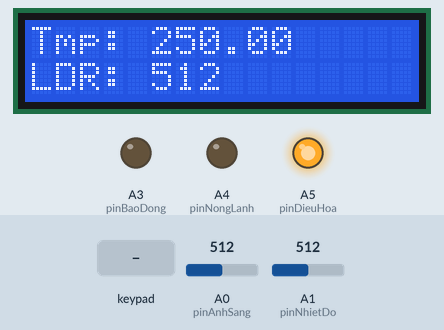
A sketch run on a simulated Arduino Uno, built with avr-gcc and run on an emulated ATmega328P. Parts: 16×2 character LCD, output pins drawn as LEDs (lit = HIGH). Wiring (inferred from the names in the program): 2×4 keypad with keys 1 2 3 A 4 5 6 B: rows pin 12, pin 13; columns pin 11, pin 10, pin 9, pin 8. Inputs (shaded band) come from the test bench; at power-on: A1 (pinNhietDo) = 512, A0 (pinAnhSang) = 512. Pins used as bus, display or sensor lines are not drawn; what the sketch prints to the serial monitor is not drawn.

Above: at 1.2 s.
1.3 s: keypad keys 1 2 3 4 pressed 0.4 s apart
At 3.8 s:
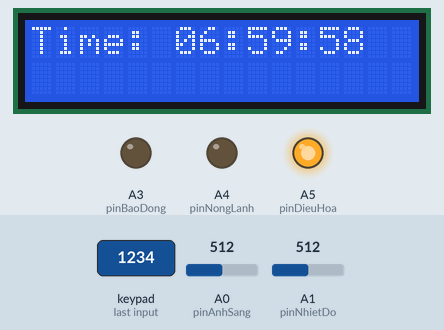
4.4 s: A1 (pinNhietDo) set to 53
6.5 s: A1 (pinNhietDo) set to 44
At 7.8 s:
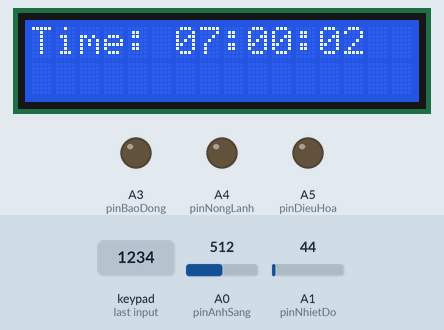
10.7 s: key '2' pressed
At 11.6 s:
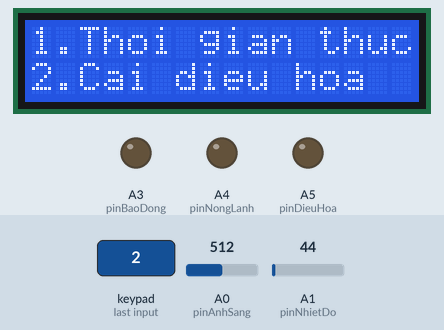
12.2 s: key '1' pressed
At 12.9 s:
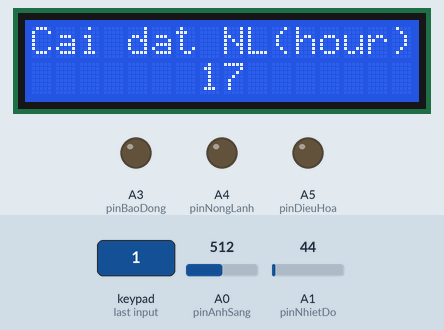
13.7 s: keypad keys 1 2 3 4 A pressed 0.4 s apart
At 15.17 s:
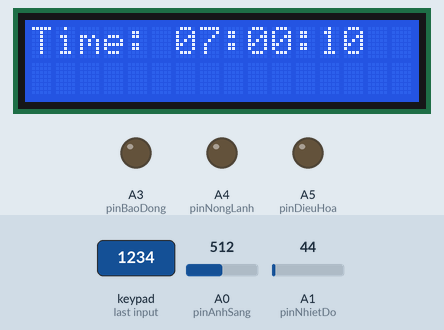
Timing chart, 0 to 16.7 s (numbered marks = the images above; inputs shaded):
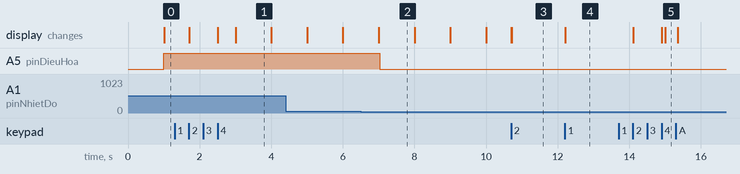

The sketch:

project.ino
```cpp
#include <LiquidCrystal.h>

// keypad 4x4
#define hang1 13
#define hang2 12
#define cot1 11
#define cot2 10
#define cot3 9
#define cot4 8

// dong co (rem cua)
// Serial

// cam bien anh sanh
#define pinAnhSang A0

// cam bien nhiet do
#define pinNhietDo A1

// bao dong
#define pinBaoDong A3

// binh nong lanh (led xanh)
#define pinNongLanh A4

// dieu hoa (led do)
#define pinDieuHoa A5

// gia lap mo cua
#define pinMoCua A2

// lcd
LiquidCrystal lcd(7, 6, 5, 4, 3, 2);

unsigned long thoiGianBatDau = 6*3600L + 59*60 + 55;
int hour = 0;
int minute = 0;
int second = 0;

double nhietDo = 0;
int anhSang = 0;

int caiDatDieuHoa = 28;
int caiDatRemCua = 500;
int caiDatNongLanh = 17;

int cheDo = 0;
int trangThai = 1;

void setup() {
    Serial.begin(9600);

    lcd.begin(16, 2);

    pinMode(pinMoCua, INPUT_PULLUP);

    pinMode(pinNongLanh, OUTPUT);
    pinMode(pinDieuHoa, OUTPUT);
    pinMode(pinBaoDong, OUTPUT);

    pinMode(hang1, OUTPUT);
    pinMode(hang2, OUTPUT);
    pinMode(cot1, INPUT_PULLUP);
    pinMode(cot2, INPUT_PULLUP);
    pinMode(cot3, INPUT_PULLUP);
    pinMode(cot4, INPUT_PULLUP);
}

char scanMatrix() {
    // bật hàng 1 và tắt tất cả các hàng còn lại rồi xét cột
    digitalWrite(hang1, LOW);
    digitalWrite(hang2, HIGH);
    if (digitalRead(cot1) == 0) return '1';
    if (digitalRead(cot2) == 0) return '2';
    if (digitalRead(cot3) == 0) return '3';
    if (digitalRead(cot4) == 0) return 'A';

    // bật hàng 2 và tắt tất cả các hàng còn lại rồi xét cột
    digitalWrite(hang1, HIGH);
    digitalWrite(hang2, LOW);
    if (digitalRead(cot1) == 0) return '4';
    if (digitalRead(cot2) == 0) return '5';
    if (digitalRead(cot3) == 0) return '6';
    if (digitalRead(cot4) == 0) return 'B';

    return '?';
}

char prevCode = '?';

char scanMatrixOneTouch() {
    char code = scanMatrix();
    if (code != prevCode) {
        prevCode = code;
        return code;
    }
    return '?';
}

unsigned long prevMillis = 0;
int tang(int in, int step) {
    unsigned long curMillis = millis();
    if (curMillis - prevMillis >= 300) {
        prevMillis = curMillis;
        in += step;
    }
    return in;
}

void capNhatThoiGian() {
    unsigned long time = millis() / 1000 + thoiGianBatDau;
    hour = int(time / 3600 % 24);
    minute = int(time / 60 % 60);
    second = int(time % 60);
}

String formatThoiGian() {
    String res = "";
    res += char(hour/10 % 10 + '0');
    res += char(hour % 10 + '0');
    res += ":";
    res += char(minute/10 % 10 + '0');
    res += char(minute % 10 + '0');
    res += ":";
    res += char(second/10 % 10 + '0');
    res += char(second % 10 + '0');
    return res;
}

void capNhatAnhSangNhietDo() {
    anhSang = analogRead(pinAnhSang);
    double dienAp = analogRead(pinNhietDo) * 5.0 / 1024.0;
    nhietDo = dienAp * 100.0;
}

void hienThiManHinhChinh() {
    lcd.setCursor(0, 0);
    lcd.print("Tmp: ");
    lcd.print(nhietDo);
    lcd.setCursor(0, 1);
    lcd.print("LDR: ");
    lcd.print(anhSang);
    lcd.print("  ");
}

void log() {
    Serial.print("Time: ");
    Serial.print(formatThoiGian());

    Serial.print(" Tmp: ");
    Serial.print(nhietDo);

    Serial.print(" LDR: ");
    Serial.println(anhSang);
}

void hienThiMenu(int trangThai) {
    if (trangThai == 1) {
        lcd.setCursor(0, 0);
        lcd.print("1.Thoi gian thuc");
        lcd.setCursor(0, 1);
        lcd.print("2.Cai dieu hoa");
    }
    if (trangThai == 2) {
        lcd.setCursor(0, 0);
        lcd.print("3.Cai rem cua");
        lcd.setCursor(0, 1);
        lcd.print("4.Cai nong lanh");
    }
}

void hienThiThoiGian() { // menu 1
    lcd.setCursor(0, 0);
    lcd.print("Time: ");
    lcd.print(formatThoiGian());
}

void hienThiCaiDatDieuHoa() { // menu 2
    lcd.setCursor(0, 0);
    lcd.print("Cai dat nhiet do:");
    lcd.setCursor(7, 1);
    lcd.print(caiDatDieuHoa);
}

void hienThiCaiDatRemCua() { // menu 3
    lcd.setCursor(0, 0);
    lcd.print("Cai dat rem cua");
    lcd.setCursor(7, 1);
    lcd.print(caiDatRemCua);
}

void hienThiCaiDatNongLanh() { // menu 4
    lcd.setCursor(0, 0);
    lcd.print("Cai dat NL(hour)");
    lcd.setCursor(7, 1);
    lcd.print(caiDatNongLanh);
}

void exitBtn(String mess, char c) {
    if (c == '5' || c == 'B') {
        cheDo = 5;
        lcd.clear();
        Serial.println(mess);
        trangThai = 1;
    }
}

void selectBtn(char c) {
    if (c == '1') {
        Serial.println("Ban vua vao thoi gian thuc");
        lcd.clear();
        cheDo = 1;
        trangThai = 1;
    }
    if (c == '2') {
        Serial.println("Ban vua vao cai dat dieu hoa");
        lcd.clear();
        cheDo = 2;
        trangThai = 1;
        Serial.print("Dieu hoa se bat o ");
        Serial.print(caiDatDieuHoa);
        Serial.print(" va tat o ");
        Serial.println(caiDatDieuHoa-5);
    }
    if (c == '3') {
        Serial.println("Ban vua vao cai dat rem cua");
        lcd.clear();
        cheDo = 3;
        trangThai = 1;
        Serial.print("Rem cua se mo luc ");
        Serial.println(caiDatRemCua);
    }
    if (c == '4') {
        Serial.println("Ban vua vao cai dat nong lanh");
        lcd.clear();
        cheDo = 4;
        trangThai = 1;
        Serial.print("Binh nong lanh se mo luc ");
        Serial.print(caiDatNongLanh);
        Serial.println("h va tat sau 10p");
    }
    if (c == '5' || c == 'B') {
        cheDo = 0;
        lcd.clear();
        Serial.println("Ban vua thoat khoi menu");
    }
}

void kiemTraDieuHoa() {
    int alpha = 1;
    if (nhietDo >= caiDatDieuHoa && digitalRead(pinDieuHoa) == LOW) {
        digitalWrite(pinDieuHoa, HIGH);
        Serial.println("Dieu hoa da bat");
    }
    if (nhietDo <= caiDatDieuHoa - 5 && digitalRead(pinDieuHoa) == HIGH) {
        digitalWrite(pinDieuHoa, LOW);
        Serial.println("Dieu hoa da tat");
    }
}

int trangThaiRemCua = 0;
void kiemTraRemCua() {
    int alpha = 50;
    if (anhSang >= caiDatRemCua + alpha && trangThaiRemCua == 0) {
        trangThaiRemCua = 1;
        Serial.println("Rem da mo/");
    }
    if (anhSang <= caiDatRemCua - alpha && trangThaiRemCua == 1) {
        trangThaiRemCua = 0;
        Serial.println("Rem da dong/");
    }
}

void kiemTraNongLanh() {
    if (caiDatNongLanh == hour && minute>=0 && minute<=9) {
        if (digitalRead(pinNongLanh) == LOW) {
            digitalWrite(pinNongLanh, HIGH);
            Serial.println("Binh nong lanh da bat");
        }
    }
    else {
        if (digitalRead(pinNongLanh) == HIGH) {
            digitalWrite(pinNongLanh, LOW);
            Serial.println("Binh nong lanh da tat");
        }
    }
}

int thoiGianBaoDong = 0;
void kiemTraCua() {
    if ((hour >= 22 || hour < 6) && digitalRead(pinMoCua) == 0) {
        Serial.println("Cua da mo");
        digitalWrite(pinBaoDong, HIGH);
        thoiGianBaoDong = 1000; // (10s)
    }
    else if (thoiGianBaoDong > 0) {
        --thoiGianBaoDong;
        if (thoiGianBaoDong == 0) {
            digitalWrite(pinBaoDong, LOW);
        }
    }
}

unsigned long time1, time2, time3;

void loop() {
    capNhatThoiGian();

    if (millis() - time1 > 1000) { // moi giay cap nhat 1 lan
        capNhatAnhSangNhietDo();
        kiemTraDieuHoa();
        kiemTraRemCua();
        kiemTraNongLanh();
        // Ban serial
        log();
        time1 = millis();
    }

    if (millis() - time2 > 10) { // moi giay kiem tra 100 lan
        kiemTraCua();
        time2 = millis();
    }

    switch (cheDo) {
        case (0): // man hinh chinh
        {
            hienThiManHinhChinh();
            if (scanMatrixOneTouch() == '5') {
                cheDo = 5;
                Serial.println("Ban da vao menu");
                trangThai = 1;
                lcd.clear();
            }
            break;
        }
        case (1): // thoi gian thuc
        {
            char c = scanMatrixOneTouch();
            hienThiThoiGian();
            exitBtn("Ban vua thoat khoi thoi gian thuc", c);
            break;
        }
        case (2): // dieu hoa
        {
            char c = scanMatrixOneTouch();
            hienThiCaiDatDieuHoa();
            if (scanMatrix() == '6') {
                caiDatDieuHoa = tang(caiDatDieuHoa, 1) % 40;
            }
            exitBtn("Ban vua thoat khoi cai dat dieu hoa", c);
            break;
        }
        case (3):  // rem cua
        {
            char c = scanMatrixOneTouch();
            hienThiCaiDatRemCua();
            if (scanMatrix() == '6') {
                caiDatRemCua = tang(caiDatRemCua, 10) % 1000;
            }
            exitBtn("Ban vua thoat khoi cai dat rem cua", c);
            break;
        }
        case (4):  // nong lanh
        {
            char c = scanMatrixOneTouch();
            hienThiCaiDatNongLanh();
            if (scanMatrix() == '6') {
                caiDatNongLanh = tang(caiDatNongLanh, 1) % 24;
            }
            exitBtn("Ban vua thoat khoi cai dat nong lanh", c);
            break;
        }
        case (5):  // menu
        {
            hienThiMenu(trangThai);
            char c = scanMatrixOneTouch();
            if (c == 'A') {
                if (trangThai == 2) {
                    trangThai = 1;
                } else {
                    trangThai = 2;
                }
                lcd.clear();
            }
            selectBtn(c);
            break;
        }
    }
}
```

Measured:
- the behaviour switches between 48 and 47 on A1 (pinNhietDo) (found by bisection; images 1 and 2)
- after the input at 1.3 s, the display: first changes after 0.40 s (image 1 shows a later state)
- after the input at 6.5 s, A5 (pinDieuHoa): HIGH → LOW after 0.53 s
- after the input at 10.7 s, the display: first changes at once (image 3 shows a later state)
- after the input at 12.2 s, the display: first changes at once (image 4 shows a later state)
- after the input at 13.7 s, the display: first changes after 0.41 s (image 5 shows a later state)
- what the display in image 2 shows lasts 1.0 s, from 7.0 s to 8.0 s
